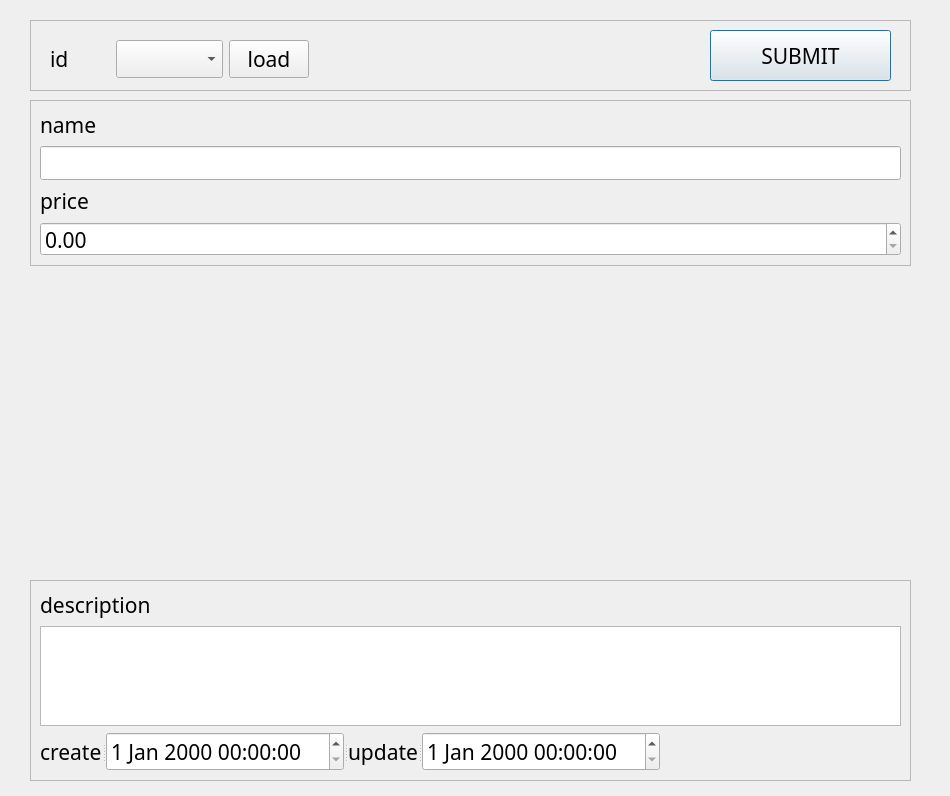
<?xml version="1.0" encoding="UTF-8"?>
<ui version="4.0">
 <class>Dialog</class>
 <widget class="QDialog" name="Dialog">
  <property name="geometry">
   <rect>
    <x>0</x>
    <y>0</y>
    <width>950</width>
    <height>796</height>
   </rect>
  </property>
  <property name="font">
   <font>
    <family>굴림</family>
    <pointsize>16</pointsize>
   </font>
  </property>
  <property name="windowTitle">
   <string>Dialog</string>
  </property>
  <widget class="QFrame" name="frame">
   <property name="geometry">
    <rect>
     <x>30</x>
     <y>100</y>
     <width>881</width>
     <height>166</height>
    </rect>
   </property>
   <property name="frameShape">
    <enum>QFrame::StyledPanel</enum>
   </property>
   <property name="frameShadow">
    <enum>QFrame::Raised</enum>
   </property>
   <layout class="QGridLayout" name="gridLayout">
    <item row="0" column="0">
     <layout class="QVBoxLayout" name="verticalLayout_5">
      <item>
       <widget class="QLabel" name="label_14">
        <property name="text">
         <string>name</string>
        </property>
       </widget>
      </item>
      <item>
       <widget class="QLineEdit" name="nameLineEdit"/>
      </item>
     </layout>
    </item>
    <item row="1" column="0">
     <layout class="QVBoxLayout" name="verticalLayout">
      <item>
       <widget class="QLabel" name="label_13">
        <property name="text">
         <string>price</string>
        </property>
       </widget>
      </item>
      <item>
       <widget class="QDoubleSpinBox" name="priceDoubleSpinBox"/>
      </item>
     </layout>
    </item>
   </layout>
  </widget>
  <widget class="QFrame" name="frame_2">
   <property name="geometry">
    <rect>
     <x>30</x>
     <y>20</y>
     <width>881</width>
     <height>71</height>
    </rect>
   </property>
   <property name="frameShape">
    <enum>QFrame::StyledPanel</enum>
   </property>
   <property name="frameShadow">
    <enum>QFrame::Raised</enum>
   </property>
   <widget class="QPushButton" name="submitBtn">
    <property name="geometry">
     <rect>
      <x>680</x>
      <y>10</y>
      <width>181</width>
      <height>51</height>
     </rect>
    </property>
    <property name="text">
     <string>SUBMIT</string>
    </property>
   </widget>
   <widget class="QWidget" name="layoutWidget">
    <property name="geometry">
     <rect>
      <x>20</x>
      <y>20</y>
      <width>259</width>
      <height>38</height>
     </rect>
    </property>
    <layout class="QHBoxLayout" name="horizontalLayout">
     <item>
      <widget class="QLabel" name="label_12">
       <property name="text">
        <string>id</string>
       </property>
      </widget>
     </item>
     <item>
      <widget class="QComboBox" name="idComboBox"/>
     </item>
     <item>
      <widget class="QPushButton" name="loadBtn">
       <property name="text">
        <string>load</string>
       </property>
      </widget>
     </item>
    </layout>
   </widget>
  </widget>
  <widget class="QFrame" name="frame_3">
   <property name="geometry">
    <rect>
     <x>30</x>
     <y>580</y>
     <width>881</width>
     <height>201</height>
    </rect>
   </property>
   <property name="frameShape">
    <enum>QFrame::StyledPanel</enum>
   </property>
   <property name="frameShadow">
    <enum>QFrame::Raised</enum>
   </property>
   <layout class="QFormLayout" name="formLayout_2">
    <item row="0" column="0">
     <widget class="QLabel" name="label_15">
      <property name="text">
       <string>description</string>
      </property>
     </widget>
    </item>
    <item row="2" column="0">
     <widget class="QSplitter" name="splitter">
      <property name="orientation">
       <enum>Qt::Horizontal</enum>
      </property>
      <widget class="QLabel" name="label_16">
       <property name="text">
        <string>create</string>
       </property>
      </widget>
      <widget class="QDateTimeEdit" name="reg_dateDateTimeEdit"/>
      <widget class="QLabel" name="label_17">
       <property name="text">
        <string>update</string>
       </property>
      </widget>
      <widget class="QDateTimeEdit" name="update_dateDateTimeEdit"/>
     </widget>
    </item>
    <item row="1" column="0" colspan="2">
     <widget class="QPlainTextEdit" name="descriptionPlainTextEdit">
      <property name="plainText">
       <string/>
      </property>
     </widget>
    </item>
   </layout>
  </widget>
 </widget>
 <resources/>
 <connections/>
</ui>
